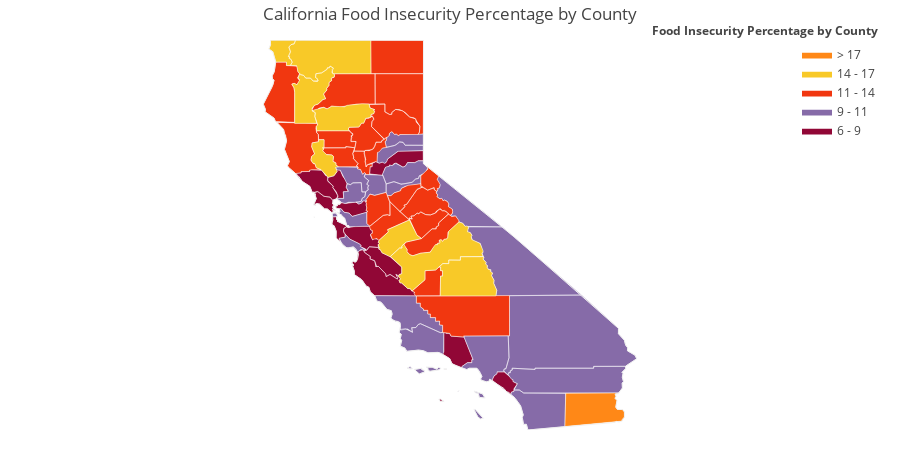

Notebook code cell kept with this figure:
### Code cell
values = county_food_inse['percent'].tolist()
fips = county_food_inse['fips'].tolist()
color = ['#c35b7e' , '#910736', '#866ba8', '#f13710', '#f8c928', '#ff8817']

fig = ff.create_choropleth(
    fips=fips, values=values, scope=['CA'],
    binning_endpoints=[6.100608433011778, 9.010649044092098, 11.920689655172417, 14.830730266252736, 17.740770877333055],
    colorscale=color,
    county_outline={'color': 'rgb(255,255,255)', 'width': 0.5}, round_legend_values=True,
    legend_title='Food Insecurity Percentage by County', title='California Food Insecurity Percentage by County'
)
fig.layout.template = None
fig.show()

### Figure 1 — Plotly figure (JSON) as saved in the notebook; plotly's stock layout.template omitted (floating-point values rounded to 4 significant figures; data arrays with more than 128 entries replaced by an {"elided": "..."} marker saying what was removed)
{"data": [{"fill": "toself", "fillcolor": "#c35b7e", "hoverinfo": "none", "line": {"color": "rgb(255,255,255)", "width": 0.5}, "mode": "lines", "name": "< 6", "type": "scatter", "x": [], "y": []}, {"fill": "toself", "fillcolor": "#910736", "hoverinfo": "none", "line": {"color": "rgb(255,255,255)", "width": 0.5}, "mode": "lines", "name": "6 - 9", "type": "scatter", "x": {"elided": "288 float values"}, "y": {"elided": "288 float values"}}, {"fill": "toself", "fillcolor": "#866ba8", "hoverinfo": "none", "line": {"color": "rgb(255,255,255)", "width": 0.5}, "mode": "lines", "name": "9 - 11", "type": "scatter", "x": {"elided": "474 float values"}, "y": {"elided": "474 float values"}}, {"fill": "toself", "fillcolor": "#f13710", "hoverinfo": "none", "line": {"color": "rgb(255,255,255)", "width": 0.5}, "mode": "lines", "name": "11 - 14", "type": "scatter", "x": {"elided": "473 float values"}, "y": {"elided": "473 float values"}}, {"fill": "toself", "fillcolor": "#f8c928", "hoverinfo": "none", "line": {"color": "rgb(255,255,255)", "width": 0.5}, "mode": "lines", "name": "14 - 17", "type": "scatter", "x": {"elided": "275 float values"}, "y": {"elided": "275 float values"}}, {"fill": "toself", "fillcolor": "#ff8817", "hoverinfo": "none", "line": {"color": "rgb(255,255,255)", "width": 0.5}, "mode": "lines", "name": "> 17", "type": "scatter", "x": [-116.1, -116.1, -114.5, -114.5, -114.5, -114.5, -114.7, -114.7, -114.7, -114.7, -114.7, -114.7, -114.6, -116.1, -116.1, null], "y": [32.64, 32.62, 32.75, 32.85, 32.97, 33.03, 33.03, 33.09, 33.26, 33.3, 33.35, 33.4, 33.43, 33.43, 32.64, null]}, {"hoverinfo": "text", "legendgroup": "centroids", "marker": {"color": "white", "opacity": 0}, "mode": "markers", "name": "US Counties", "selected": {"marker": {"color": "white", "opacity": 1, "size": 3}}, "showlegend": false, "text": ["County: Los Angeles<br>State: California<br>FIPS: 06037<br>Value: 11.4", "County: Los Angeles<br>State: California<br>FIPS: 06037<br>Value: 11.4", "County: Los Angeles<br>State: California<br>FIPS: 06037<br>Value: 11.4", "County: Ventura<br>State: California<br>FIPS: 06111<br>Value: 8.2", "County: Ventura<br>State: California<br>FIPS: 06111<br>Value: 8.2", "County: Ventura<br>State: California<br>FIPS: 06111<br>Value: 8.2", "County: Santa Barbara<br>State: California<br>FIPS: 06083<br>Value: 9.5", "County: Santa Barbara<br>State: California<br>FIPS: 06083<br>Value: 9.5", "County: Santa Barbara<br>State: California<br>FIPS: 06083<br>Value: 9.5", "County: Santa Barbara<br>State: California<br>FIPS: 06083<br>Value: 9.5", "County: Santa Barbara<br>State: California<br>FIPS: 06083<br>Value: 9.5", "County: San Francisco<br>State: California<br>FIPS: 06075<br>Value: 9.5", "County: San Francisco<br>State: California<br>FIPS: 06075<br>Value: 9.5", "County: San Francisco<br>State: California<br>FIPS: 06075<br>Value: 9.5", "County: San Francisco<br>State: California<br>FIPS: 06075<br>Value: 9.5", "County: San Francisco<br>State: California<br>FIPS: 06075<br>Value: 9.5", "County: Marin<br>State: California<br>FIPS: 06041<br>Value: 7.4", "County: Marin<br>State: California<br>FIPS: 06041<br>Value: 7.4", "County: Del Norte<br>State: California<br>FIPS: 06015<br>Value: 16.7", "County: Del Norte<br>State: California<br>FIPS: 06015<br>Value: 16.7", "County: Siskiyou<br>State: California<br>FIPS: 06093<br>Value: 16.1", "County: Modoc<br>State: California<br>FIPS: 06049<br>Value: 14.7", "County: Humboldt<br>State: California<br>FIPS: 06023<br>Value: 14.1", "County: Trinity<br>State: California<br>FIPS: 06105<br>Value: 16.1", "County: Shasta<br>State: California<br>FIPS: 06089<br>Value: 14.2", "County: Lassen<br>State: California<br>FIPS: 06035<br>Value: 12.5", "County: Tehama<br>State: California<br>FIPS: 06103<br>Value: 15.8", "County: Plumas<br>State: California<br>FIPS: 06063<br>Value: 13.6", "County: Mendocino<br>State: California<br>FIPS: 06045<br>Value: 13.5", "County: Glenn<br>State: California<br>FIPS: 06021<br>Value: 14.2", "County: Butte<br>State: California<br>FIPS: 06007<br>Value: 14.2", "County: Sierra<br>State: California<br>FIPS: 06091<br>Value: 10.5", "County: Lake<br>State: California<br>FIPS: 06033<br>Value: 15.7", "County: Colusa<br>State: California<br>FIPS: 06011<br>Value: 13.8", "County: Yuba<br>State: California<br>FIPS: 06115<br>Value: 14.4", "County: Nevada<br>State: California<br>FIPS: 06057<br>Value: 10.7", "County: Sutter<br>State: California<br>FIPS: 06101<br>Value: 13.8", "County: Placer<br>State: California<br>FIPS: 06061<br>Value: 8.3", "County: Sonoma<br>State: California<br>FIPS: 06097<br>Value: 9.0", "County: Napa<br>State: California<br>FIPS: 06055<br>Value: 7.9", "County: Yolo<br>State: California<br>FIPS: 06113<br>Value: 11.9", "County: Solano<br>State: California<br>FIPS: 06095<br>Value: 10.0", "County: Sacramento<br>State: California<br>FIPS: 06067<br>Value: 11.9", "County: El Dorado<br>State: California<br>FIPS: 06017<br>Value: 9.1", "County: Amador<br>State: California<br>FIPS: 06005<br>Value: 10.9", "County: Contra Costa<br>State: California<br>FIPS: 06013<br>Value: 8.5", "County: San Joaquin<br>State: California<br>FIPS: 06077<br>Value: 12.4", "County: Calaveras<br>State: California<br>FIPS: 06009<br>Value: 12.2", "County: Alpine<br>State: California<br>FIPS: 06003<br>Value: 14.5", "County: Tuolumne<br>State: California<br>FIPS: 06109<br>Value: 12.8", "County: Alameda<br>State: California<br>FIPS: 06001<br>Value: 9.1", "County: San Mateo<br>State: California<br>FIPS: 06081<br>Value: 6.8", "County: Santa Cruz<br>State: California<br>FIPS: 06087<br>Value: 10.3", "County: Santa Clara<br>State: California<br>FIPS: 06085<br>Value: 7.2", "County: Stanislaus<br>State: California<br>FIPS: 06099<br>Value: 12.4", "County: Merced<br>State: California<br>FIPS: 06047<br>Value: 15.0", "County: Mariposa<br>State: California<br>FIPS: 06043<br>Value: 13.4", "County: Madera<br>State: California<br>FIPS: 06039<br>Value: 13.2", "County: Fresno<br>State: California<br>FIPS: 06019<br>Value: 15.2", "County: San Benito<br>State: California<br>FIPS: 06069<br>Value: 7.5", "County: Monterey<br>State: California<br>FIPS: 06053<br>Value: 8.5", "County: Kings<br>State: California<br>FIPS: 06031<br>Value: 14.4", "County: Tulare<br>State: California<br>FIPS: 06107<br>Value: 15.9", "County: Mono<br>State: California<br>FIPS: 06051<br>Value: 10.5", "County: Inyo<br>State: California<br>FIPS: 06027<br>Value: 10.5", "County: San Luis Obispo<br>State: California<br>FIPS: 06079<br>Value: 9.2", "County: Kern<br>State: California<br>FIPS: 06029<br>Value: 14.3", "County: San Bernardino<br>State: California<br>FIPS: 06071<br>Value: 10.7", "County: Orange<br>State: California<br>FIPS: 06059<br>Value: 8.5", "County: Riverside<br>State: California<br>FIPS: 06065<br>Value: 10.0", "County: San Diego<br>State: California<br>FIPS: 06073<br>Value: 9.6", "County: Imperial<br>State: California<br>FIPS: 06025<br>Value: 19.2"], "type": "scatter", "unselected": {"marker": {"opacity": 0}}, "x": [[-118.4], [-118.5], [-118.2], [-119.4], [-119.1], [-119.5], [-119.0], [-119.7], [-120.1], [-120.4], [-120.0], [-123.0], [-122.3], [-122.4], [-122.4], [-122.4], [-122.4], [-122.7], [-124.2], [-123.9], -122.5, -120.7, -123.9, -123.1, -122.0, -120.6, -122.2, -120.8, -123.4, -122.4, -121.6, -120.5, -122.8, -122.2, -121.4, -120.8, -121.7, -120.7, -122.9, -122.3, -121.9, -121.9, -121.3, -120.5, -120.7, -121.9, -121.3, -120.6, -119.8, -120.0, -121.9, -122.3, -122.0, -121.7, -121.0, -120.7, -119.9, -119.8, -119.6, -121.1, -121.2, -119.8, -118.8, -118.9, -117.4, -120.4, -118.7, -116.2, -117.8, -116.0, -116.7, -115.4], "y": [[33.38], [32.9], [34.36], [34.01], [34.47], [33.25], [33.48], [34.01], [33.97], [34.04], [34.72], [37.7], [37.78], [37.82], [37.86], [37.76], [37.86], [38.07], [41.95], [41.74], 41.59, 41.59, 40.7, 40.65, 40.76, 40.67, 40.13, 40.0, 39.44, 39.6, 39.67, 39.58, 39.1, 39.18, 39.27, 39.3, 39.03, 39.06, 38.53, 38.51, 38.69, 38.27, 38.45, 38.78, 38.45, 37.92, 37.93, 38.2, 38.6, 38.03, 37.65, 37.42, 37.06, 37.23, 37.56, 37.19, 37.58, 37.22, 36.76, 36.61, 36.22, 36.08, 36.22, 37.94, 36.51, 35.39, 35.34, 34.84, 33.7, 33.74, 33.03, 33.04]}, {"hoverinfo": "text", "legendgroup": "States", "line": {"color": "rgb(240, 240, 240)", "width": 1}, "mode": "lines", "showlegend": false, "type": "scatter", "x": {"elided": "263 float values"}, "y": {"elided": "263 float values"}}], "layout": {"annotations": [{"showarrow": false, "text": "<b>Food Insecurity Percentage by County</b>", "x": 1, "xanchor": "right", "xref": "paper", "y": 1.05, "yref": "paper"}], "dragmode": "select", "height": 450, "hovermode": "closest", "legend": {"traceorder": "reversed", "x": 1, "xanchor": "right", "y": 1, "yanchor": "top"}, "margin": {"b": 20, "l": 20, "r": 20, "t": 40}, "title": {"text": "California Food Insecurity Percentage by County"}, "width": 900, "xaxis": {"autorange": false, "fixedrange": true, "range": [-131.1, -107.4], "showgrid": false, "showticklabels": false, "zeroline": false}, "yaxis": {"autorange": false, "fixedrange": true, "range": [32.53, 42.0], "showgrid": false, "showticklabels": false, "zeroline": false}}}
